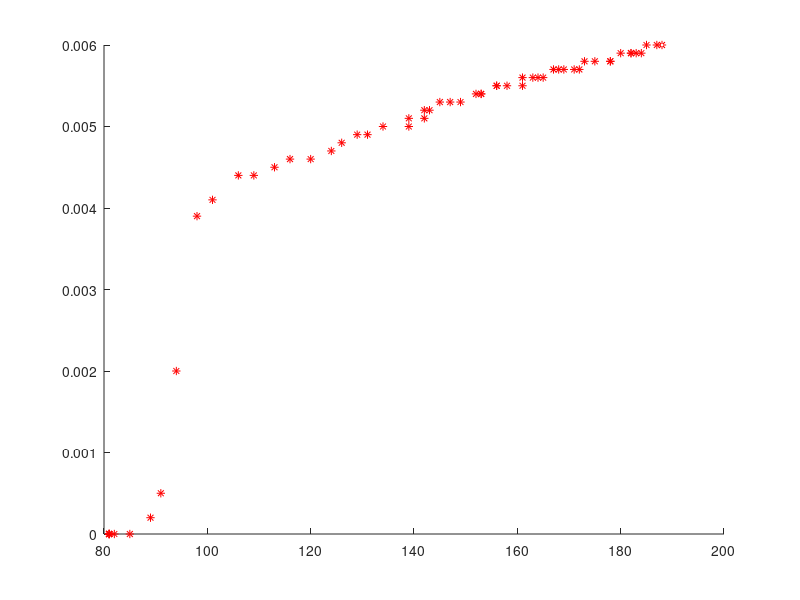

Reproduce this figure in MATLAB. (Note: this script raises an error after producing the figure.)
%finds a best fit line for a set of data
%version 2008 19 january
%Brad Schoenrock

clear all;

x= [81;81;81;81;81;82;85;89;91;94;98;101;106;109;113;116;120;124;126;129;
    131;134;139;139;142;142;143;145;147;149;152;153;153;156;156;158;161;
    161;163;164;165;167;168;169;171;172;173;175;178;178;180;182;182;183;
    184;185;187;188;];

y= [0.0000;0.0000;0.0000;0.0000;0.0000;0.0000;0.0000;0.0002;0.0005;0.0020;
0.0039;0.0041;0.0044;0.0044;0.0045;0.0046;0.0046;0.0047;0.0048;0.0049;
0.0049;0.0050;0.0050;0.0051;0.0051;0.0052;0.0052;0.0053;0.0053;0.0053;
0.0054;0.0054;0.0054;0.0055;0.0055;0.0055;0.0055;0.0056;0.0056;0.0056;
0.0056;0.0057;0.0057;0.0057;0.0057;0.0057;0.0058;0.0058;0.0058;0.0058;
0.0059;0.0059;0.0059;0.0059;0.0059;0.0060;0.0060;0.0060;];

figure;
hold on
plot(x,y,'r*');
plot(max(x),max(y),'w.')
plot(max(x),max(y),'w.')
legend('Data',2)
legend('boxoff')
t1='Yttrium trial 1';
t3='Brad Schoenrock '
t0='\newline';
t=[t1,t0,t3,date];
title(t)
xlabel('Temp in K')
ylabel('resistance in Ohms')